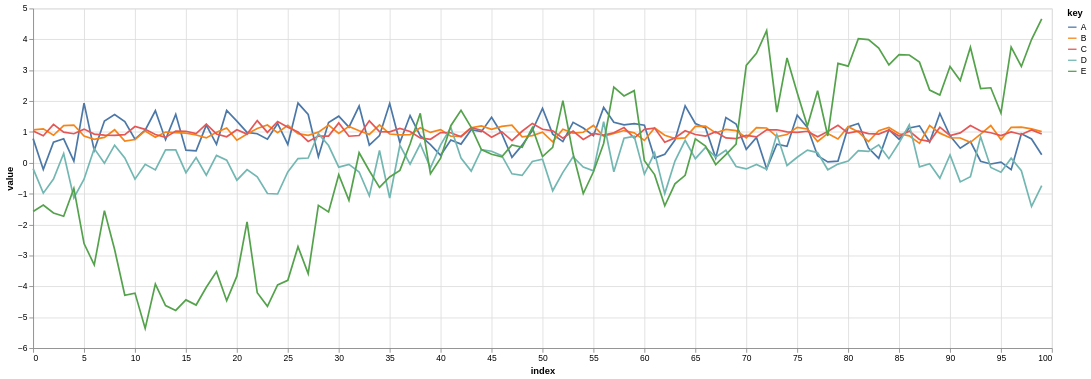

Notebook code cell kept with this figure:
### Code cell
trapallada.plot.signals_dataset(ds, n_signals=5, n_samples=100, columns=['A', 'B', 'C', 'D', 'E'])

### Figure 1 — Vega-Lite specification as saved in the notebook (floating-point values rounded to 4 significant figures)
{"config": {"view": {"continuousWidth": 300, "continuousHeight": 300}}, "data": {"name": "data-00d440a11c7322785fc952dc15e71129"}, "mark": {"type": "line"}, "encoding": {"color": {"field": "key", "type": "nominal"}, "x": {"field": "index", "type": "quantitative"}, "y": {"field": "value", "type": "quantitative"}}, "height": 400, "transform": [{"fold": ["A", "B", "C", "D", "E"]}], "width": 1200, "$schema": "https://vega.github.io/schema/vega-lite/v5.8.0.json", "datasets": {"data-00d440a11c7322785fc952dc15e71129": [{"index": 0, "A": 0.7851, "B": 1.066, "C": 1.032, "D": -0.1881, "E": -1.573}, {"index": 1, "A": -0.2126, "B": 1.1, "C": 0.8766, "D": -0.981, "E": -1.366}, {"index": 2, "A": 0.6716, "B": 0.893, "C": 1.248, "D": -0.5252, "E": -1.623}, {"index": 3, "A": 0.7793, "B": 1.208, "C": 0.9926, "D": 0.3027, "E": -1.729}, {"index": 4, "A": 0.0567, "B": 1.225, "C": 0.9428, "D": -1.138, "E": -0.8277}, {"index": 5, "A": 1.933, "B": 0.8681, "C": 1.093, "D": -0.5301, "E": -2.613}, {"index": 6, "A": 0.4042, "B": 0.7605, "C": 0.9327, "D": 0.4618, "E": -3.305}, {"index": 7, "A": 1.358, "B": 0.8254, "C": 0.8991, "D": -0.008596, "E": -1.547}, {"index": 8, "A": 1.567, "B": 1.074, "C": 0.8927, "D": 0.5723, "E": -2.806}, {"index": 9, "A": 1.334, "B": 0.7055, "C": 0.9117, "D": 0.1615, "E": -4.289}, {"index": 10, "A": 0.7694, "B": 0.7552, "C": 1.177, "D": -0.5267, "E": -4.22}, {"index": 11, "A": 1.06, "B": 1.033, "C": 1.086, "D": -0.04662, "E": -5.362}, {"index": 12, "A": 1.688, "B": 0.8308, "C": 0.9158, "D": -0.2284, "E": -3.929}, {"index": 13, "A": 0.7503, "B": 0.9962, "C": 0.8233, "D": 0.4246, "E": -4.621}, {"index": 14, "A": 1.57, "B": 0.9781, "C": 1.028, "D": 0.42, "E": -4.779}, {"index": 15, "A": 0.4115, "B": 0.965, "C": 1.024, "D": -0.317, "E": -4.438}, {"index": 16, "A": 0.3882, "B": 0.9027, "C": 0.9496, "D": 0.1695, "E": -4.606}, {"index": 17, "A": 1.223, "B": 0.8079, "C": 1.256, "D": -0.3999, "E": -4.031}, {"index": 18, "A": 0.6001, "B": 0.9874, "C": 0.9356, "D": 0.2396, "E": -3.524}, {"index": 19, "A": 1.697, "B": 1.129, "C": 0.8438, "D": 0.0878, "E": -4.464}, {"index": 20, "A": 1.353, "B": 0.732, "C": 1.072, "D": -0.5613, "E": -3.671}, {"index": 21, "A": 0.9853, "B": 0.9351, "C": 0.9314, "D": -0.2211, "E": -1.91}, {"index": 22, "A": 0.9421, "B": 1.114, "C": 1.369, "D": -0.4537, "E": -4.209}, {"index": 23, "A": 0.7672, "B": 1.226, "C": 0.9875, "D": -0.9927, "E": -4.648}, {"index": 24, "A": 1.277, "B": 0.9752, "C": 1.339, "D": -1.009, "E": -3.954}, {"index": 25, "A": 0.5973, "B": 1.215, "C": 1.155, "D": -0.2952, "E": -3.804}, {"index": 26, "A": 1.936, "B": 0.9441, "C": 1.003, "D": 0.1375, "E": -2.714}, {"index": 27, "A": 1.567, "B": 0.8935, "C": 0.6952, "D": 0.1576, "E": -3.586}, {"index": 28, "A": 0.1977, "B": 0.9949, "C": 0.8667, "D": 0.9473, "E": -1.378}, {"index": 29, "A": 1.308, "B": 1.224, "C": 0.8662, "D": 0.5599, "E": -1.588}, {"index": 30, "A": 1.511, "B": 0.951, "C": 1.292, "D": -0.1385, "E": -0.3864}, {"index": 31, "A": 1.156, "B": 1.181, "C": 0.8626, "D": -0.04929, "E": -1.213}, {"index": 32, "A": 1.84, "B": 1.041, "C": 0.8854, "D": -0.2952, "E": 0.3279}, {"index": 33, "A": 0.5765, "B": 0.9209, "C": 1.361, "D": -1.068, "E": -0.254}, {"index": 34, "A": 0.8841, "B": 1.231, "C": 1.012, "D": 0.4016, "E": -0.7941}, {"index": 35, "A": 1.922, "B": 0.9345, "C": 1.007, "D": -1.139, "E": -0.456}, {"index": 36, "A": 0.6564, "B": 0.9061, "C": 1.114, "D": 0.5672, "E": -0.2435}, {"index": 37, "A": 1.532, "B": 0.9106, "C": 1.017, "D": -0.04115, "E": 0.6096}, {"index": 38, "A": 0.8796, "B": 1.137, "C": 0.8085, "D": 0.6095, "E": 1.603}, {"index": 39, "A": 0.5885, "B": 0.9857, "C": 0.7645, "D": -0.1601, "E": -0.3493}, {"index": 40, "A": 0.2441, "B": 1.075, "C": 0.9808, "D": 0.5852, "E": 0.1527}, {"index": 41, "A": 0.7408, "B": 0.865, "C": 0.9754, "D": 1.145, "E": 1.205}, {"index": 42, "A": 0.6078, "B": 0.8609, "C": 0.8461, "D": 0.1562, "E": 1.704}, {"index": 43, "A": 1.076, "B": 1.137, "C": 1.136, "D": -0.2661, "E": 1.148}, {"index": 44, "A": 1.01, "B": 1.195, "C": 1.058, "D": 0.4262, "E": 0.4293}, {"index": 45, "A": 1.473, "B": 1.087, "C": 0.8292, "D": 0.3761, "E": 0.2787}, {"index": 46, "A": 0.9443, "B": 1.181, "C": 1.01, "D": 0.2345, "E": 0.1942}, {"index": 47, "A": 0.1797, "B": 1.22, "C": 0.7181, "D": -0.3545, "E": 0.5793}, {"index": 48, "A": 0.5728, "B": 0.8404, "C": 1.023, "D": -0.407, "E": 0.5044}, {"index": 49, "A": 1.045, "B": 0.8817, "C": 1.277, "D": 0.04439, "E": 1.14}, {"index": 50, "A": 1.764, "B": 0.9929, "C": 1.088, "D": 0.1172, "E": 0.2042}, {"index": 51, "A": 0.9318, "B": 0.6797, "C": 1.036, "D": -0.9037, "E": 0.4999}, {"index": 52, "A": 0.6889, "B": 1.088, "C": 0.7999, "D": -0.3087, "E": 2.016}, {"index": 53, "A": 1.311, "B": 0.9616, "C": 1.029, "D": 0.1948, "E": 0.2929}, {"index": 54, "A": 1.127, "B": 0.992, "C": 0.7606, "D": -0.1376, "E": -0.9952}, {"index": 55, "A": 0.8788, "B": 1.211, "C": 0.9538, "D": -0.2579, "E": -0.2883}, {"index": 56, "A": 1.796, "B": 0.8592, "C": 0.8961, "D": 1.331, "E": 0.6281}, {"index": 57, "A": 1.316, "B": 0.9529, "C": 0.9732, "D": -0.2876, "E": 2.455}, {"index": 58, "A": 1.233, "B": 1.046, "C": 1.143, "D": 0.7975, "E": 2.167}, {"index": 59, "A": 1.268, "B": 0.9698, "C": 0.8009, "D": 0.8593, "E": 2.339}, {"index": 60, "A": 1.218, "B": 0.7267, "C": 1.085, "D": -0.3654, "E": 0.06962}, {"index": 61, "A": 0.1537, "B": 1.129, "C": 1.126, "D": 0.3246, "E": -0.381}, {"index": 62, "A": 0.2797, "B": 0.8925, "C": 0.6678, "D": -0.9967, "E": -1.389}, {"index": 63, "A": 0.74, "B": 0.7847, "C": 0.8084, "D": 0.0577, "E": -0.6784}, {"index": 64, "A": 1.847, "B": 0.8107, "C": 1.041, "D": 0.7286, "E": -0.4044}, {"index": 65, "A": 1.274, "B": 1.181, "C": 0.9171, "D": 0.1348, "E": 0.7772}, {"index": 66, "A": 1.132, "B": 1.192, "C": 0.8678, "D": 0.4999, "E": 0.5459}, {"index": 67, "A": 0.1608, "B": 0.9693, "C": 1.01, "D": 0.1857, "E": -0.05362}, {"index": 68, "A": 1.469, "B": 1.085, "C": 0.809, "D": 0.4087, "E": 0.2686}, {"index": 69, "A": 1.26, "B": 1.044, "C": 0.7847, "D": -0.1174, "E": 0.605}, {"index": 70, "A": 0.4362, "B": 0.8125, "C": 0.8888, "D": -0.1961, "E": 3.158}, {"index": 71, "A": 0.8244, "B": 1.143, "C": 0.8416, "D": -0.05292, "E": 3.546}, {"index": 72, "A": -0.1953, "B": 1.13, "C": 1.071, "D": -0.2078, "E": 4.28}, {"index": 73, "A": 0.6066, "B": 0.8471, "C": 1.071, "D": 0.9171, "E": 1.645}, {"index": 74, "A": 0.5363, "B": 0.9159, "C": 1.003, "D": -0.08467, "E": 3.4}, {"index": 75, "A": 1.539, "B": 1.148, "C": 0.9871, "D": 0.1826, "E": 2.268}, {"index": 76, "A": 1.148, "B": 1.098, "C": 1.023, "D": 0.4143, "E": 1.191}, {"index": 77, "A": 0.2327, "B": 0.6911, "C": 0.844, "D": 0.3321, "E": 2.334}, {"index": 78, "A": 0.03168, "B": 0.9541, "C": 1.014, "D": -0.2245, "E": 0.8712}, {"index": 79, "A": 0.0575, "B": 0.7743, "C": 1.213, "D": -0.03929, "E": 3.222}, {"index": 80, "A": 1.164, "B": 1.173, "C": 0.962, "D": 0.06082, "E": 3.132}, {"index": 81, "A": 1.273, "B": 1.002, "C": 1.03, "D": 0.396, "E": 4.02}, {"index": 82, "A": 0.4794, "B": 0.6894, "C": 0.9445, "D": 0.3715, "E": 3.994}, {"index": 83, "A": 0.1466, "B": 1.043, "C": 0.9296, "D": 0.5814, "E": 3.718}, {"index": 84, "A": 1.075, "B": 1.145, "C": 1.066, "D": 0.1367, "E": 3.171}, {"index": 85, "A": 0.7671, "B": 0.9404, "C": 0.8689, "D": 0.649, "E": 3.508}, {"index": 86, "A": 1.128, "B": 0.8756, "C": 1.028, "D": 1.234, "E": 3.494}, {"index": 87, "A": 1.198, "B": 0.6321, "C": 0.7571, "D": -0.1294, "E": 3.262}, {"index": 88, "A": 0.6734, "B": 1.206, "C": 0.6936, "D": -0.02548, "E": 2.356}, {"index": 89, "A": 1.602, "B": 0.9623, "C": 1.156, "D": -0.4998, "E": 2.195}, {"index": 90, "A": 0.8785, "B": 0.8124, "C": 0.8856, "D": 0.2572, "E": 3.121}, {"index": 91, "A": 0.4738, "B": 0.8047, "C": 0.9696, "D": -0.6171, "E": 2.667}, {"index": 92, "A": 0.6919, "B": 0.665, "C": 1.209, "D": -0.4465, "E": 3.745}, {"index": 93, "A": 0.05266, "B": 0.9297, "C": 1.031, "D": 0.8422, "E": 2.409}, {"index": 94, "A": -0.03639, "B": 1.209, "C": 0.9762, "D": -0.1498, "E": 2.432}, {"index": 95, "A": 0.02343, "B": 0.7526, "C": 0.8807, "D": -0.3011, "E": 1.614}, {"index": 96, "A": -0.2215, "B": 1.152, "C": 1.004, "D": 0.1514, "E": 3.749}, {"index": 97, "A": 0.9397, "B": 1.156, "C": 0.9191, "D": -0.2558, "E": 3.123}, {"index": 98, "A": 0.7741, "B": 1.101, "C": 1.063, "D": -1.413, "E": 3.996}, {"index": 99, "A": 0.2638, "B": 1.013, "C": 0.9337, "D": -0.7357, "E": 4.663}]}}
